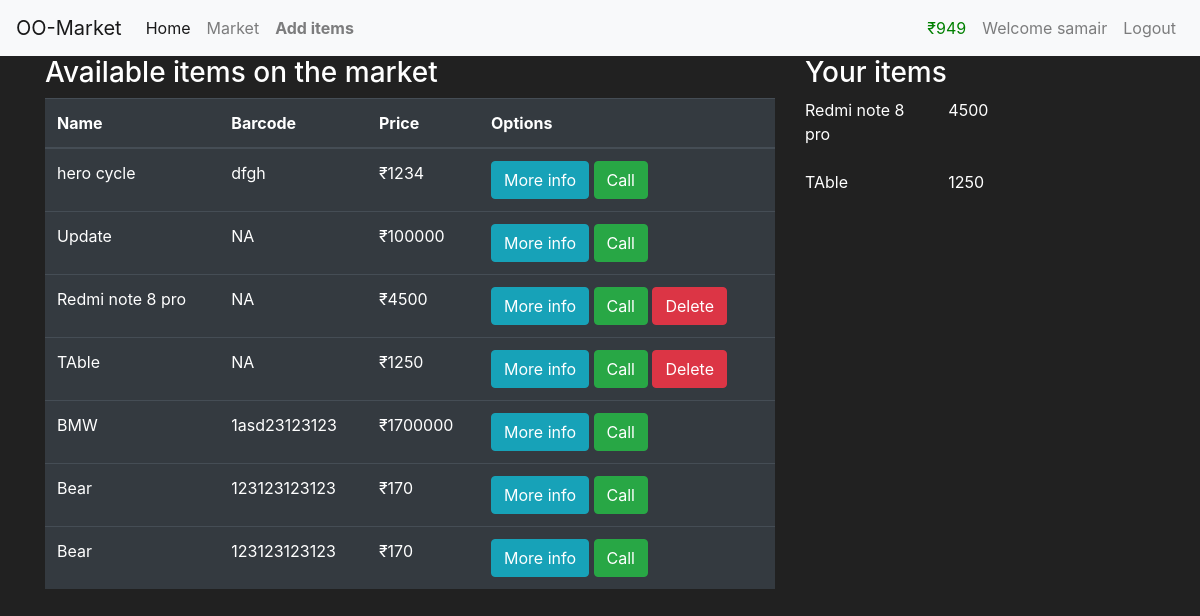
Before: /market (signed in) with the older database file.
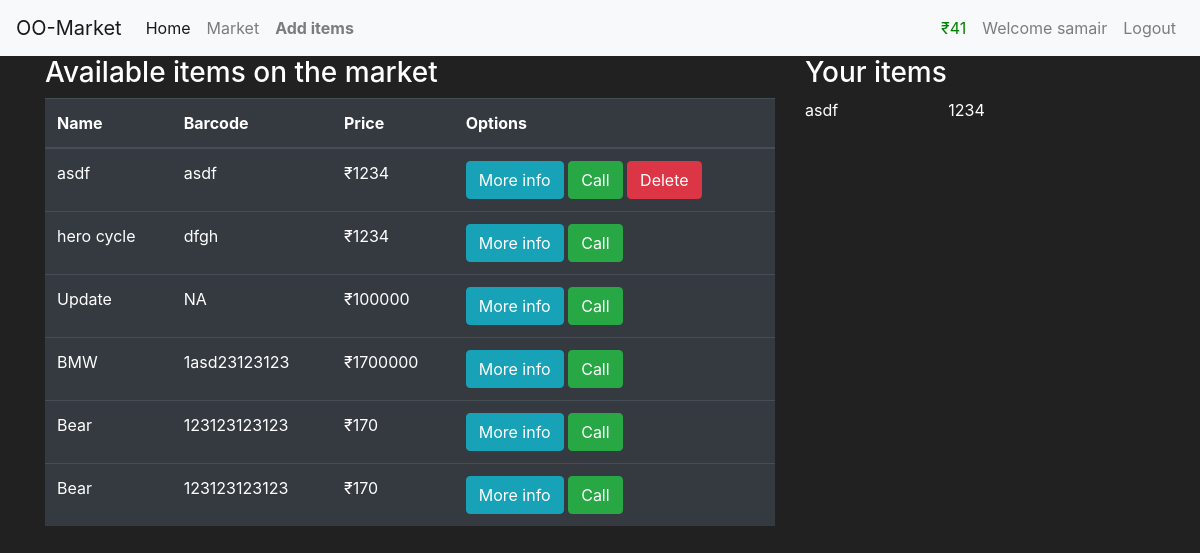
After: the same page with the newer database file.
### tables this page shows
CREATE TABLE items(
    id INTEGER primary key autoincrement,
    name varchar(100) not null,
    barcode varchar(12) not null,
    price int not null,
    description varchar(1000) not null,
    owner_id integer ,
    foreign key (owner_id) references "user_old"(id)
    );

### app.py (the view)
@app.route("/market")
def market():
    if "user" in session:
        db=get_conn()
        cursor=db.cursor()
        cursor.execute("select * from items order by id desc")
        data=cursor.fetchall()
        db.close()
        return render_template("market.html",objects=data)
    else:
        flash(f"Please login first {random.randint(0,9)}","error")
        return redirect(url_for("login"))

### app.py (called while the page is built)
def get_conn():
    conn=sqlite3.connect("database.db")
    conn.row_factory=sqlite3.Row
    return conn

### templates/market.html (shortened to what this page needs)
{%extends "parent.html"%}
{%block content%}
<div class="container">
  <div class="row">
    <div class="col-8">
      <h3>
        Available items on the market
      </h3>
      <table class="table table-hover table-dark">
        <thead>
          <tr>
            <th scope="col">Name</th>
            <th scope="col">Barcode</th>
            <th scope="col">Price</th>
            <th> Options</th>
          </tr>
        </thead>
        <tbody>
          {%for item in objects%}
          <tr>
            <td>{{item["name"]}}</td>
            <td>{{item["barcode"]}}</td>
            <td>₹{{item["price"]}}</td>
            <td>
              <button class="btn btn-outline btn-info" data-toggle="modal" data-target="#modal-{{item['id']}}">More
                info</button>
              <form action="/reduce/500" method="POST" style="display:inline">
                <button class=" btn btn-outline btn-success" style="display: inline;"
                  onclick="return confirm('This will take 51 credits from your account!!');"> Call </button>
              </form>
              {%if session['id']==item['owner_id']%}
              <form method="POST" action="/delete/{{item['id']}}" style="display:inline;">
                <button type="submit" class="btn btn-danger"
                  onclick="return confirm('Are you sure you want to delete this item?');">Delete</button>
              </form>
              {%endif%}
            </td>
          </tr>
          {%endfor%}
        </tbody>
      </table>
    </div>
    <div class="col-4">
      <h3> Your items</h3>
          {%for item in objects%}
            {% if item['owner_id']==session['id']%}
              <div class ="row">
              <div class="col-5">
              {{item['name']}}
            </div>
              {{item['price']}}
            </div>
            <br>
              {%endif%}
          {%endfor%}
    </div>
  </div>
</div>
{%endblock%}

### templates/parent.html (shortened to what this page needs)
<!doctype html>
<html lang="en">
  <head>
    <link rel="stylesheet" href="https://cdn.jsdelivr.net/npm/bootstrap@4.4.1/dist/css/bootstrap.min.css">
  </head>
  <body>
    <nav class="navbar navbar-expand-lg navbar-light bg-light">
        <a class="navbar-brand" href="#">OO-Market</a>
        <div class="collapse navbar-collapse" id="navbarNav">
          <ul class="navbar-nav">
            <li class="nav-item active">
              <a class="nav-link" href="{{url_for('main')}}">Home <span class="sr-only">(current)</span></a>
            </li>
            <li class="nav-item">
              <a class="nav-link" href="{{url_for('market')}}">Market</a>
            </li>
            {%if 'user' in session %}
            <li class="nav-item">
                <a class="nav-link username" href="/add"  ><strong> Add items</strong> </a>
              </li>
            {%endif %}
            </ul>
            <ul class="navbar-nav ml-auto">
            {%if 'user' in session %}
            <li class="nav-item" >
              <a class="nav-link" style="color:green">₹{{session["budget"]}}</a>
            </li>
            <li class="nav-item">
                <a class="nav-link username"  >Welcome {{session["user"]}}</a>
              </li>
            {%endif %}
            {%if 'user' in session %}
            <li class="nav-item">
              <a class="nav-link logout-link" href="{{url_for('logout')}}">Logout</a>
            </li>
            {%endif %}
          </ul>
        </div>
      </nav>
      {%block content%}
      {%endblock%}
  </body>
</html>

### templates/parent.html (style rules this page uses)
body { background-color: #212121; color:white }

Changed rows visible on the page:
removed items: name "Redmi note 8 pro", barcode "NA", price "4500"
removed items: name "TAble", barcode "NA", price "1250"
added items: name "asdf", barcode "asdf", price "1234"
Other visible differences:
{{ session["budget"] }}: "949" → "41"
